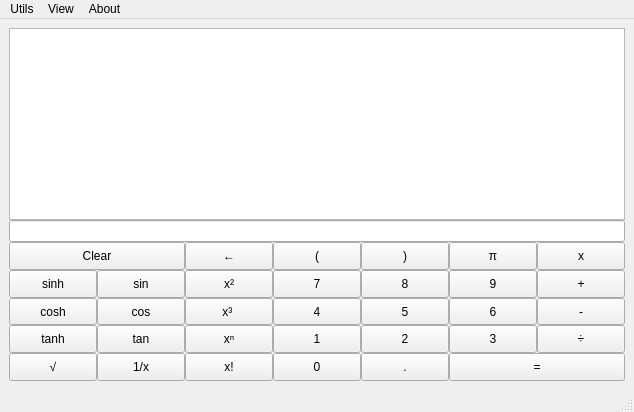
<?xml version="1.0" encoding="UTF-8"?>
<ui version="4.0">
 <class>MainWindow</class>
 <widget class="QMainWindow" name="MainWindow">
  <property name="geometry">
   <rect>
    <x>0</x>
    <y>0</y>
    <width>634</width>
    <height>412</height>
   </rect>
  </property>
  <property name="sizePolicy">
   <sizepolicy hsizetype="Expanding" vsizetype="Expanding">
    <horstretch>0</horstretch>
    <verstretch>0</verstretch>
   </sizepolicy>
  </property>
  <property name="windowTitle">
   <string>MainWindow</string>
  </property>
  <widget class="QWidget" name="centralwidget">
   <layout class="QVBoxLayout" name="verticalLayout_2">
    <item>
     <layout class="QVBoxLayout" name="verticalLayout">
      <property name="spacing">
       <number>0</number>
      </property>
      <item>
       <widget class="QPlainTextEdit" name="result">
        <property name="minimumSize">
         <size>
          <width>599</width>
          <height>112</height>
         </size>
        </property>
        <property name="readOnly">
         <bool>true</bool>
        </property>
       </widget>
      </item>
      <item>
       <widget class="QLineEdit" name="expression">
        <property name="sizePolicy">
         <sizepolicy hsizetype="Expanding" vsizetype="Fixed">
          <horstretch>0</horstretch>
          <verstretch>0</verstretch>
         </sizepolicy>
        </property>
        <property name="alignment">
         <set>Qt::AlignCenter</set>
        </property>
        <property name="readOnly">
         <bool>false</bool>
        </property>
        <property name="clearButtonEnabled">
         <bool>false</bool>
        </property>
       </widget>
      </item>
      <item>
       <widget class="QFrame" name="gridFrame">
        <property name="frameShadow">
         <enum>QFrame::Plain</enum>
        </property>
        <property name="lineWidth">
         <number>1</number>
        </property>
        <layout class="QGridLayout" name="gridLayout">
         <property name="leftMargin">
          <number>0</number>
         </property>
         <property name="topMargin">
          <number>0</number>
         </property>
         <property name="rightMargin">
          <number>0</number>
         </property>
         <property name="bottomMargin">
          <number>0</number>
         </property>
         <property name="spacing">
          <number>0</number>
         </property>
         <item row="4" column="1">
          <widget class="QPushButton" name="pow_minus_one">
           <property name="sizePolicy">
            <sizepolicy hsizetype="Expanding" vsizetype="Expanding">
             <horstretch>0</horstretch>
             <verstretch>0</verstretch>
            </sizepolicy>
           </property>
           <property name="text">
            <string>1/x</string>
           </property>
          </widget>
         </item>
         <item row="3" column="4">
          <widget class="QPushButton" name="num_2">
           <property name="sizePolicy">
            <sizepolicy hsizetype="Expanding" vsizetype="Expanding">
             <horstretch>0</horstretch>
             <verstretch>0</verstretch>
            </sizepolicy>
           </property>
           <property name="text">
            <string>2</string>
           </property>
          </widget>
         </item>
         <item row="1" column="5">
          <widget class="QPushButton" name="num_9">
           <property name="sizePolicy">
            <sizepolicy hsizetype="Expanding" vsizetype="Expanding">
             <horstretch>0</horstretch>
             <verstretch>0</verstretch>
            </sizepolicy>
           </property>
           <property name="text">
            <string>9</string>
           </property>
          </widget>
         </item>
         <item row="2" column="4">
          <widget class="QPushButton" name="num_5">
           <property name="sizePolicy">
            <sizepolicy hsizetype="Expanding" vsizetype="Expanding">
             <horstretch>0</horstretch>
             <verstretch>0</verstretch>
            </sizepolicy>
           </property>
           <property name="text">
            <string>5</string>
           </property>
          </widget>
         </item>
         <item row="1" column="2">
          <widget class="QPushButton" name="pow_2">
           <property name="sizePolicy">
            <sizepolicy hsizetype="Expanding" vsizetype="Expanding">
             <horstretch>0</horstretch>
             <verstretch>0</verstretch>
            </sizepolicy>
           </property>
           <property name="text">
            <string>x²</string>
           </property>
          </widget>
         </item>
         <item row="4" column="0">
          <widget class="QPushButton" name="pow_half">
           <property name="sizePolicy">
            <sizepolicy hsizetype="Expanding" vsizetype="Expanding">
             <horstretch>0</horstretch>
             <verstretch>0</verstretch>
            </sizepolicy>
           </property>
           <property name="text">
            <string>√</string>
           </property>
          </widget>
         </item>
         <item row="2" column="1">
          <widget class="QPushButton" name="func_cos">
           <property name="sizePolicy">
            <sizepolicy hsizetype="Expanding" vsizetype="Expanding">
             <horstretch>0</horstretch>
             <verstretch>0</verstretch>
            </sizepolicy>
           </property>
           <property name="text">
            <string>cos</string>
           </property>
          </widget>
         </item>
         <item row="3" column="5">
          <widget class="QPushButton" name="num_3">
           <property name="sizePolicy">
            <sizepolicy hsizetype="Expanding" vsizetype="Expanding">
             <horstretch>0</horstretch>
             <verstretch>0</verstretch>
            </sizepolicy>
           </property>
           <property name="text">
            <string>3</string>
           </property>
          </widget>
         </item>
         <item row="3" column="0">
          <widget class="QPushButton" name="func_tanh">
           <property name="sizePolicy">
            <sizepolicy hsizetype="Expanding" vsizetype="Expanding">
             <horstretch>0</horstretch>
             <verstretch>0</verstretch>
            </sizepolicy>
           </property>
           <property name="text">
            <string>tanh</string>
           </property>
          </widget>
         </item>
         <item row="1" column="4">
          <widget class="QPushButton" name="num_8">
           <property name="sizePolicy">
            <sizepolicy hsizetype="Expanding" vsizetype="Expanding">
             <horstretch>0</horstretch>
             <verstretch>0</verstretch>
            </sizepolicy>
           </property>
           <property name="text">
            <string>8</string>
           </property>
          </widget>
         </item>
         <item row="1" column="1">
          <widget class="QPushButton" name="func_sin">
           <property name="sizePolicy">
            <sizepolicy hsizetype="Expanding" vsizetype="Expanding">
             <horstretch>0</horstretch>
             <verstretch>0</verstretch>
            </sizepolicy>
           </property>
           <property name="text">
            <string>sin</string>
           </property>
          </widget>
         </item>
         <item row="2" column="3">
          <widget class="QPushButton" name="num_4">
           <property name="sizePolicy">
            <sizepolicy hsizetype="Expanding" vsizetype="Expanding">
             <horstretch>0</horstretch>
             <verstretch>0</verstretch>
            </sizepolicy>
           </property>
           <property name="text">
            <string>4</string>
           </property>
          </widget>
         </item>
         <item row="2" column="6">
          <widget class="QPushButton" name="expr_sub">
           <property name="sizePolicy">
            <sizepolicy hsizetype="Expanding" vsizetype="Expanding">
             <horstretch>0</horstretch>
             <verstretch>0</verstretch>
            </sizepolicy>
           </property>
           <property name="text">
            <string>-</string>
           </property>
          </widget>
         </item>
         <item row="1" column="6">
          <widget class="QPushButton" name="expr_add">
           <property name="sizePolicy">
            <sizepolicy hsizetype="Expanding" vsizetype="Expanding">
             <horstretch>0</horstretch>
             <verstretch>0</verstretch>
            </sizepolicy>
           </property>
           <property name="text">
            <string>+</string>
           </property>
          </widget>
         </item>
         <item row="2" column="0">
          <widget class="QPushButton" name="func_cosh">
           <property name="sizePolicy">
            <sizepolicy hsizetype="Expanding" vsizetype="Expanding">
             <horstretch>0</horstretch>
             <verstretch>0</verstretch>
            </sizepolicy>
           </property>
           <property name="text">
            <string>cosh</string>
           </property>
          </widget>
         </item>
         <item row="1" column="3">
          <widget class="QPushButton" name="num_7">
           <property name="sizePolicy">
            <sizepolicy hsizetype="Expanding" vsizetype="Expanding">
             <horstretch>0</horstretch>
             <verstretch>0</verstretch>
            </sizepolicy>
           </property>
           <property name="text">
            <string>7</string>
           </property>
          </widget>
         </item>
         <item row="2" column="5">
          <widget class="QPushButton" name="num_6">
           <property name="sizePolicy">
            <sizepolicy hsizetype="Expanding" vsizetype="Expanding">
             <horstretch>0</horstretch>
             <verstretch>0</verstretch>
            </sizepolicy>
           </property>
           <property name="text">
            <string>6</string>
           </property>
          </widget>
         </item>
         <item row="3" column="3">
          <widget class="QPushButton" name="num_1">
           <property name="sizePolicy">
            <sizepolicy hsizetype="Expanding" vsizetype="Expanding">
             <horstretch>0</horstretch>
             <verstretch>0</verstretch>
            </sizepolicy>
           </property>
           <property name="text">
            <string>1</string>
           </property>
          </widget>
         </item>
         <item row="4" column="3">
          <widget class="QPushButton" name="num_0">
           <property name="sizePolicy">
            <sizepolicy hsizetype="Expanding" vsizetype="Expanding">
             <horstretch>0</horstretch>
             <verstretch>0</verstretch>
            </sizepolicy>
           </property>
           <property name="text">
            <string>0</string>
           </property>
          </widget>
         </item>
         <item row="3" column="6">
          <widget class="QPushButton" name="expr_div">
           <property name="sizePolicy">
            <sizepolicy hsizetype="Expanding" vsizetype="Expanding">
             <horstretch>0</horstretch>
             <verstretch>0</verstretch>
            </sizepolicy>
           </property>
           <property name="text">
            <string>÷</string>
           </property>
          </widget>
         </item>
         <item row="4" column="2">
          <widget class="QPushButton" name="factorial">
           <property name="sizePolicy">
            <sizepolicy hsizetype="Expanding" vsizetype="Expanding">
             <horstretch>0</horstretch>
             <verstretch>0</verstretch>
            </sizepolicy>
           </property>
           <property name="text">
            <string>x!</string>
           </property>
          </widget>
         </item>
         <item row="2" column="2">
          <widget class="QPushButton" name="pow_3">
           <property name="sizePolicy">
            <sizepolicy hsizetype="Expanding" vsizetype="Expanding">
             <horstretch>0</horstretch>
             <verstretch>0</verstretch>
            </sizepolicy>
           </property>
           <property name="text">
            <string>x³	</string>
           </property>
          </widget>
         </item>
         <item row="3" column="2">
          <widget class="QPushButton" name="pow_n">
           <property name="sizePolicy">
            <sizepolicy hsizetype="Expanding" vsizetype="Expanding">
             <horstretch>0</horstretch>
             <verstretch>0</verstretch>
            </sizepolicy>
           </property>
           <property name="text">
            <string>xⁿ</string>
           </property>
          </widget>
         </item>
         <item row="3" column="1">
          <widget class="QPushButton" name="func_tan">
           <property name="sizePolicy">
            <sizepolicy hsizetype="Expanding" vsizetype="Expanding">
             <horstretch>0</horstretch>
             <verstretch>0</verstretch>
            </sizepolicy>
           </property>
           <property name="text">
            <string>tan</string>
           </property>
          </widget>
         </item>
         <item row="1" column="0">
          <widget class="QPushButton" name="func_sinh">
           <property name="sizePolicy">
            <sizepolicy hsizetype="Expanding" vsizetype="Expanding">
             <horstretch>0</horstretch>
             <verstretch>0</verstretch>
            </sizepolicy>
           </property>
           <property name="text">
            <string>sinh</string>
           </property>
          </widget>
         </item>
         <item row="4" column="4">
          <widget class="QPushButton" name="num_dot">
           <property name="sizePolicy">
            <sizepolicy hsizetype="Expanding" vsizetype="Expanding">
             <horstretch>0</horstretch>
             <verstretch>0</verstretch>
            </sizepolicy>
           </property>
           <property name="text">
            <string>.</string>
           </property>
          </widget>
         </item>
         <item row="0" column="3">
          <widget class="QPushButton" name="paren_begin">
           <property name="sizePolicy">
            <sizepolicy hsizetype="Expanding" vsizetype="Expanding">
             <horstretch>0</horstretch>
             <verstretch>0</verstretch>
            </sizepolicy>
           </property>
           <property name="text">
            <string>(</string>
           </property>
          </widget>
         </item>
         <item row="0" column="4">
          <widget class="QPushButton" name="paren_end">
           <property name="sizePolicy">
            <sizepolicy hsizetype="Expanding" vsizetype="Expanding">
             <horstretch>0</horstretch>
             <verstretch>0</verstretch>
            </sizepolicy>
           </property>
           <property name="text">
            <string>)</string>
           </property>
          </widget>
         </item>
         <item row="0" column="0" colspan="2">
          <widget class="QPushButton" name="all_clear">
           <property name="sizePolicy">
            <sizepolicy hsizetype="Expanding" vsizetype="Expanding">
             <horstretch>0</horstretch>
             <verstretch>0</verstretch>
            </sizepolicy>
           </property>
           <property name="text">
            <string>Clear</string>
           </property>
          </widget>
         </item>
         <item row="4" column="5" colspan="2">
          <widget class="QPushButton" name="eval">
           <property name="sizePolicy">
            <sizepolicy hsizetype="Expanding" vsizetype="Expanding">
             <horstretch>0</horstretch>
             <verstretch>0</verstretch>
            </sizepolicy>
           </property>
           <property name="text">
            <string>=</string>
           </property>
          </widget>
         </item>
         <item row="0" column="5">
          <widget class="QPushButton" name="num_pi">
           <property name="sizePolicy">
            <sizepolicy hsizetype="Expanding" vsizetype="Expanding">
             <horstretch>0</horstretch>
             <verstretch>0</verstretch>
            </sizepolicy>
           </property>
           <property name="text">
            <string>π</string>
           </property>
          </widget>
         </item>
         <item row="0" column="6">
          <widget class="QPushButton" name="expr_mul">
           <property name="sizePolicy">
            <sizepolicy hsizetype="Expanding" vsizetype="Expanding">
             <horstretch>0</horstretch>
             <verstretch>0</verstretch>
            </sizepolicy>
           </property>
           <property name="text">
            <string>x</string>
           </property>
          </widget>
         </item>
         <item row="0" column="2">
          <widget class="QPushButton" name="backspace">
           <property name="sizePolicy">
            <sizepolicy hsizetype="Fixed" vsizetype="Fixed">
             <horstretch>0</horstretch>
             <verstretch>0</verstretch>
            </sizepolicy>
           </property>
           <property name="maximumSize">
            <size>
             <width>1500</width>
             <height>1500</height>
            </size>
           </property>
           <property name="text">
            <string>←</string>
           </property>
          </widget>
         </item>
        </layout>
       </widget>
      </item>
     </layout>
    </item>
   </layout>
  </widget>
  <widget class="QMenuBar" name="menubar">
   <property name="geometry">
    <rect>
     <x>0</x>
     <y>0</y>
     <width>634</width>
     <height>23</height>
    </rect>
   </property>
   <widget class="QMenu" name="menuUtils">
    <property name="title">
     <string>Utils</string>
    </property>
    <addaction name="actionSolve"/>
   </widget>
   <widget class="QMenu" name="menuView">
    <property name="title">
     <string>View</string>
    </property>
    <addaction name="actionShow_pinpad"/>
    <addaction name="actionHide_pinpad"/>
    <addaction name="actionDark_theme"/>
    <addaction name="actionNo_theme"/>
   </widget>
   <widget class="QMenu" name="menuAbout">
    <property name="title">
     <string>About</string>
    </property>
    <addaction name="actionAbout_LilouCalc"/>
    <addaction name="actionAbout_Qt"/>
   </widget>
   <addaction name="menuUtils"/>
   <addaction name="menuView"/>
   <addaction name="menuAbout"/>
  </widget>
  <widget class="QStatusBar" name="statusbar"/>
  <action name="actionSolve">
   <property name="text">
    <string>Solve</string>
   </property>
  </action>
  <action name="actionShow_pinpad">
   <property name="text">
    <string>Show pinpad</string>
   </property>
  </action>
  <action name="actionDark_theme">
   <property name="text">
    <string>Dark theme</string>
   </property>
  </action>
  <action name="actionNo_theme">
   <property name="text">
    <string>No theme</string>
   </property>
  </action>
  <action name="actionSimple_Mode">
   <property name="text">
    <string>Simple Mode</string>
   </property>
  </action>
  <action name="actionScientific_Mode">
   <property name="text">
    <string>Scientific Mode</string>
   </property>
  </action>
  <action name="actionHide_pinpad">
   <property name="text">
    <string>Hide Pinpad</string>
   </property>
  </action>
  <action name="actionAbout_LilouCalc">
   <property name="text">
    <string>About LilouCalc</string>
   </property>
  </action>
  <action name="actionAbout_Qt">
   <property name="text">
    <string>About Qt</string>
   </property>
  </action>
 </widget>
 <resources/>
 <connections/>
</ui>
